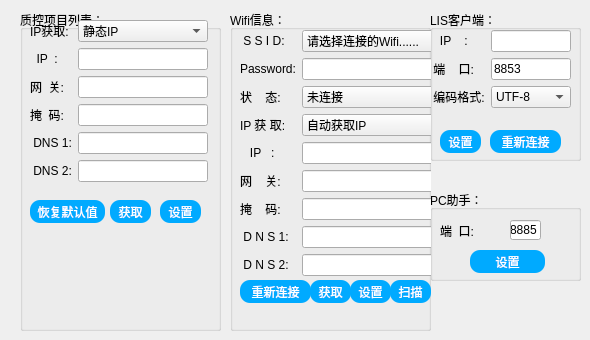
    <widget class="QWidget" name="tab_2">
     <attribute name="title">
      <string>网络参数</string>
     </attribute>
     <widget class="QGroupBox" name="groupBox">
      <property name="geometry">
       <rect>
        <x>20</x>
        <y>10</y>
        <width>201</width>
        <height>321</height>
       </rect>
      </property>
      <property name="title">
       <string>质控项目列表：</string>
      </property>
      <widget class="QWidget" name="formLayoutWidget_3">
       <property name="geometry">
        <rect>
         <x>10</x>
         <y>10</y>
         <width>178</width>
         <height>171</height>
        </rect>
       </property>
       <layout class="QFormLayout" name="formLayout_3">
        <item row="0" column="0">
         <widget class="QLabel" name="label_4">
          <property name="styleSheet">
           <string notr="true"/>
          </property>
          <property name="text">
           <string>IP获取:</string>
          </property>
         </widget>
        </item>
        <item row="0" column="1">
         <widget class="QComboBox" name="comboBox_2">
          <item>
           <property name="text">
            <string>静态IP</string>
           </property>
          </item>
          <item>
           <property name="text">
            <string>动态IP</string>
           </property>
          </item>
         </widget>
        </item>
        <item row="1" column="0">
         <widget class="QLabel" name="label_5">
          <property name="sizePolicy">
           <sizepolicy hsizetype="Preferred" vsizetype="Preferred">
            <horstretch>0</horstretch>
            <verstretch>0</verstretch>
           </sizepolicy>
          </property>
          <property name="styleSheet">
           <string notr="true"/>
          </property>
          <property name="text">
           <string>  IP  :</string>
          </property>
         </widget>
        </item>
        <item row="1" column="1">
         <widget class="QLineEdit" name="lineEdit"/>
        </item>
        <item row="2" column="0">
         <widget class="QLabel" name="label_6">
          <property name="styleSheet">
           <string notr="true"/>
          </property>
          <property name="text">
           <string>网  关:</string>
          </property>
         </widget>
        </item>
        <item row="2" column="1">
         <widget class="QLineEdit" name="lineEdit_2"/>
        </item>
        <item row="3" column="0">
         <widget class="QLabel" name="label_7">
          <property name="styleSheet">
           <string notr="true"/>
          </property>
          <property name="text">
           <string>掩  码:</string>
          </property>
         </widget>
        </item>
        <item row="3" column="1">
         <widget class="QLineEdit" name="lineEdit_3"/>
        </item>
        <item row="4" column="1">
         <widget class="QLineEdit" name="lineEdit_18"/>
        </item>
        <item row="5" column="0">
         <widget class="QLabel" name="label_24">
          <property name="styleSheet">
           <string notr="true"/>
          </property>
          <property name="text">
           <string> DNS 2:</string>
          </property>
         </widget>
        </item>
        <item row="5" column="1">
         <widget class="QLineEdit" name="lineEdit_19"/>
        </item>
        <item row="4" column="0">
         <widget class="QLabel" name="label_2">
          <property name="styleSheet">
           <string notr="true"/>
          </property>
          <property name="text">
           <string> DNS 1:</string>
          </property>
         </widget>
        </item>
       </layout>
      </widget>
      <widget class="QPushButton" name="pushButton">
       <property name="geometry">
        <rect>
         <x>10</x>
         <y>190</y>
         <width>75</width>
         <height>23</height>
        </rect>
       </property>
       <property name="styleSheet">
        <string notr="true"> border-radius: 10px;
    background-color: #00aaff; /* 变淡后的蓝色背景，透明度为50% */
    color: white;</string>
       </property>
       <property name="text">
        <string>恢复默认值</string>
       </property>
      </widget>
      <widget class="QPushButton" name="pushButton_2">
       <property name="geometry">
        <rect>
         <x>90</x>
         <y>190</y>
         <width>41</width>
         <height>23</height>
        </rect>
       </property>
       <property name="styleSheet">
        <string notr="true"> border-radius: 10px;
    background-color: #00aaff; /* 变淡后的蓝色背景，透明度为50% */
    color: white;</string>
       </property>
       <property name="text">
        <string>获取</string>
       </property>
      </widget>
      <widget class="QPushButton" name="pushButton_3">
       <property name="geometry">
        <rect>
         <x>140</x>
         <y>190</y>
         <width>41</width>
         <height>23</height>
        </rect>
       </property>
       <property name="styleSheet">
        <string notr="true"> border-radius: 10px;
    background-color: #00aaff; /* 变淡后的蓝色背景，透明度为50% */
    color: white;</string>
       </property>
       <property name="text">
        <string>设置</string>
       </property>
      </widget>
     </widget>
     <widget class="QGroupBox" name="groupBox_8">
      <property name="geometry">
       <rect>
        <x>230</x>
        <y>10</y>
        <width>201</width>
        <height>321</height>
       </rect>
      </property>
      <property name="title">
       <string>Wifi信息：</string>
      </property>
      <widget class="QWidget" name="formLayoutWidget_4">
       <property name="geometry">
        <rect>
         <x>10</x>
         <y>20</y>
         <width>227</width>
         <height>248</height>
        </rect>
       </property>
       <layout class="QFormLayout" name="formLayout_4">
        <item row="0" column="0">
         <widget class="QLabel" name="label_25">
          <property name="styleSheet">
           <string notr="true"/>
          </property>
          <property name="text">
           <string> S S I D:</string>
          </property>
         </widget>
        </item>
        <item row="0" column="1">
         <widget class="QComboBox" name="comboBox_9">
          <item>
           <property name="text">
            <string>请选择连接的Wifi......</string>
           </property>
          </item>
          <item>
           <property name="text">
            <string>动态IP</string>
           </property>
          </item>
         </widget>
        </item>
        <item row="1" column="0">
         <widget class="QLabel" name="label_26">
          <property name="styleSheet">
           <string notr="true"/>
          </property>
          <property name="text">
           <string>Password:</string>
          </property>
         </widget>
        </item>
        <item row="1" column="1">
         <widget class="QLineEdit" name="lineEdit_20"/>
        </item>
        <item row="2" column="0">
         <widget class="QLabel" name="label_27">
          <property name="styleSheet">
           <string notr="true"/>
          </property>
          <property name="text">
           <string>状    态:</string>
          </property>
         </widget>
        </item>
        <item row="2" column="1">
         <widget class="QComboBox" name="comboBox_10">
          <item>
           <property name="text">
            <string>未连接</string>
           </property>
          </item>
          <item>
           <property name="text">
            <string>已连接</string>
           </property>
          </item>
         </widget>
        </item>
        <item row="3" column="0">
         <widget class="QLabel" name="label">
          <property name="styleSheet">
           <string notr="true"/>
          </property>
          <property name="text">
           <string>IP 获 取:</string>
          </property>
         </widget>
        </item>
        <item row="3" column="1">
         <widget class="QComboBox" name="comboBox">
          <item>
           <property name="text">
            <string>自动获取IP</string>
           </property>
          </item>
         </widget>
        </item>
        <item row="4" column="0">
         <widget class="QLabel" name="label_28">
          <property name="styleSheet">
           <string notr="true"/>
          </property>
          <property name="text">
           <string>   IP   :</string>
          </property>
         </widget>
        </item>
        <item row="4" column="1">
         <widget class="QLineEdit" name="lineEdit_22"/>
        </item>
        <item row="5" column="0">
         <widget class="QLabel" name="label_3">
          <property name="styleSheet">
           <string notr="true"/>
          </property>
          <property name="text">
           <string>网    关:</string>
          </property>
         </widget>
        </item>
        <item row="5" column="1">
         <widget class="QLineEdit" name="lineEdit_23"/>
        </item>
        <item row="6" column="0">
         <widget class="QLabel" name="label_8">
          <property name="styleSheet">
           <string notr="true"/>
          </property>
          <property name="text">
           <string>掩    码:</string>
          </property>
         </widget>
        </item>
        <item row="7" column="0">
         <widget class="QLabel" name="label_30">
          <property name="styleSheet">
           <string notr="true"/>
          </property>
          <property name="text">
           <string> D N S 1:</string>
          </property>
         </widget>
        </item>
        <item row="8" column="0">
         <widget class="QLabel" name="label_31">
          <property name="styleSheet">
           <string notr="true"/>
          </property>
          <property name="text">
           <string> D N S 2:</string>
          </property>
         </widget>
        </item>
        <item row="6" column="1">
         <widget class="QLineEdit" name="lineEdit_21"/>
        </item>
        <item row="7" column="1">
         <widget class="QLineEdit" name="lineEdit_24"/>
        </item>
        <item row="8" column="1">
         <widget class="QLineEdit" name="lineEdit_25"/>
        </item>
       </layout>
      </widget>
      <widget class="QPushButton" name="pushButton_22">
       <property name="geometry">
        <rect>
         <x>10</x>
         <y>270</y>
         <width>71</width>
         <height>23</height>
        </rect>
       </property>
       <property name="styleSheet">
        <string notr="true"> border-radius: 10px;
    background-color: #00aaff; /* 变淡后的蓝色背景，透明度为50% */
    color: white;</string>
       </property>
       <property name="text">
        <string>重新连接</string>
       </property>
      </widget>
      <widget class="QPushButton" name="pushButton_23">
       <property name="geometry">
        <rect>
         <x>80</x>
         <y>270</y>
         <width>41</width>
         <height>23</height>
        </rect>
       </property>
       <property name="styleSheet">
        <string notr="true"> border-radius: 10px;
    background-color: #00aaff; /* 变淡后的蓝色背景，透明度为50% */
    color: white;</string>
       </property>
       <property name="text">
        <string>获取</string>
       </property>
      </widget>
      <widget class="QPushButton" name="pushButton_24">
       <property name="geometry">
        <rect>
         <x>120</x>
         <y>270</y>
         <width>41</width>
         <height>23</height>
        </rect>
       </property>
       <property name="styleSheet">
        <string notr="true"> border-radius: 10px;
    background-color: #00aaff; /* 变淡后的蓝色背景，透明度为50% */
    color: white;</string>
       </property>
       <property name="text">
        <string>设置</string>
       </property>
      </widget>
      <widget class="QPushButton" name="pushButton_25">
       <property name="geometry">
        <rect>
         <x>160</x>
         <y>270</y>
         <width>41</width>
         <height>23</height>
        </rect>
       </property>
       <property name="styleSheet">
        <string notr="true"> border-radius: 10px;
    background-color: #00aaff; /* 变淡后的蓝色背景，透明度为50% */
    color: white;</string>
       </property>
       <property name="text">
        <string>扫描</string>
       </property>
      </widget>
     </widget>
     <widget class="QGroupBox" name="groupBox_9">
      <property name="geometry">
       <rect>
        <x>430</x>
        <y>10</y>
        <width>151</width>
        <height>151</height>
       </rect>
      </property>
      <property name="title">
       <string>LIS客户端：</string>
      </property>
      <widget class="QWidget" name="formLayoutWidget_5">
       <property name="geometry">
        <rect>
         <x>0</x>
         <y>20</y>
         <width>141</width>
         <height>80</height>
        </rect>
       </property>
       <layout class="QFormLayout" name="formLayout_5">
        <item row="0" column="0">
         <widget class="QLabel" name="label_29">
          <property name="styleSheet">
           <string notr="true"/>
          </property>
          <property name="text">
           <string>   IP    :</string>
          </property>
         </widget>
        </item>
        <item row="1" column="0">
         <widget class="QLabel" name="label_33">
          <property name="styleSheet">
           <string notr="true"/>
          </property>
          <property name="text">
           <string> 端    口:</string>
          </property>
         </widget>
        </item>
        <item row="2" column="0">
         <widget class="QLabel" name="label_32">
          <property name="styleSheet">
           <string notr="true"/>
          </property>
          <property name="text">
           <string> 编码格式:</string>
          </property>
         </widget>
        </item>
        <item row="2" column="1">
         <widget class="QComboBox" name="comboBox_11">
          <item>
           <property name="text">
            <string>UTF-8</string>
           </property>
          </item>
         </widget>
        </item>
        <item row="1" column="1">
         <widget class="QLineEdit" name="lineEdit_26">
          <property name="text">
           <string>8853</string>
          </property>
         </widget>
        </item>
        <item row="0" column="1">
         <widget class="QLineEdit" name="lineEdit_27"/>
        </item>
       </layout>
      </widget>
      <widget class="QPushButton" name="pushButton_26">
       <property name="geometry">
        <rect>
         <x>10</x>
         <y>120</y>
         <width>41</width>
         <height>23</height>
        </rect>
       </property>
       <property name="styleSheet">
        <string notr="true"> border-radius: 10px;
    background-color: #00aaff; /* 变淡后的蓝色背景，透明度为50% */
    color: white;</string>
       </property>
       <property name="text">
        <string>设置</string>
       </property>
      </widget>
      <widget class="QPushButton" name="pushButton_27">
       <property name="geometry">
        <rect>
         <x>60</x>
         <y>120</y>
         <width>71</width>
         <height>23</height>
        </rect>
       </property>
       <property name="styleSheet">
        <string notr="true"> border-radius: 10px;
    background-color: #00aaff; /* 变淡后的蓝色背景，透明度为50% */
    color: white;</string>
       </property>
       <property name="text">
        <string>重新连接</string>
       </property>
      </widget>
     </widget>
     <widget class="QGroupBox" name="groupBox_10">
      <property name="geometry">
       <rect>
        <x>430</x>
        <y>190</y>
        <width>151</width>
        <height>91</height>
       </rect>
      </property>
      <property name="title">
       <string>PC助手：</string>
      </property>
      <widget class="QLabel" name="label_34">
       <property name="geometry">
        <rect>
         <x>10</x>
         <y>30</y>
         <width>41</width>
         <height>21</height>
        </rect>
       </property>
       <property name="styleSheet">
        <string notr="true"/>
       </property>
       <property name="text">
        <string>端  口:</string>
       </property>
      </widget>
      <widget class="QLineEdit" name="lineEdit_28">
       <property name="geometry">
        <rect>
         <x>80</x>
         <y>30</y>
         <width>31</width>
         <height>20</height>
        </rect>
       </property>
       <property name="text">
        <string>8885</string>
       </property>
      </widget>
      <widget class="QPushButton" name="pushButton_28">
       <property name="geometry">
        <rect>
         <x>40</x>
         <y>60</y>
         <width>75</width>
         <height>23</height>
        </rect>
       </property>
       <property name="styleSheet">
        <string notr="true"> border-radius: 10px;
    background-color: #00aaff; /* 变淡后的蓝色背景，透明度为50% */
    color: white;</string>
       </property>
       <property name="text">
        <string>设置</string>
       </property>
      </widget>
     </widget>
    </widget>
